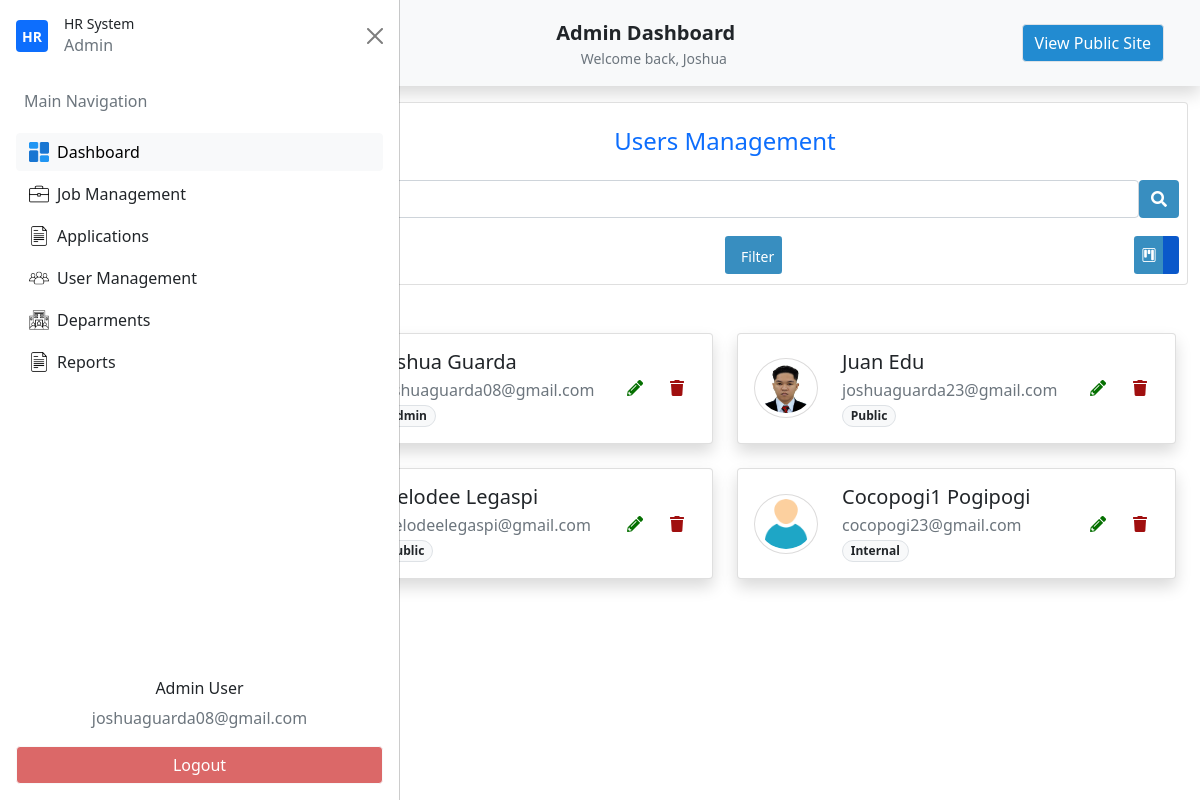
The app's page /admin-get-users/ (signed in), older data.
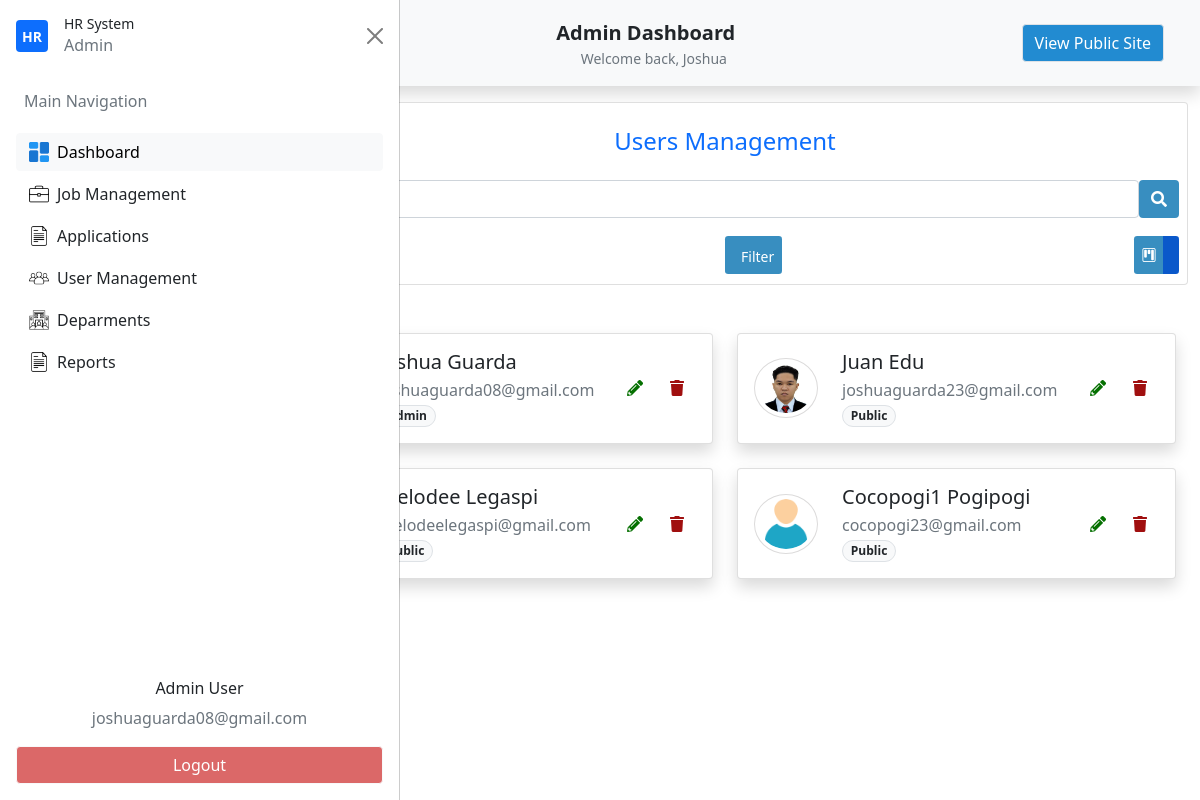
The same page, newer data.
### my_app/models.py (models this page shows, shortened)
class Usertype(db.Model):
    id = db.Column(db.Integer(),primary_key=True)
    name=db.Column(db.String(length=30),unique=True,nullable=False)
    user_type=db.relationship('Users',backref='desig_user',lazy=True)
    def __str__(self):
        return self.name

class Users(db.Model,UserMixin):
    id = db.Column(db.Integer(),primary_key=True)
    firstname=db.Column(db.String(length=30),nullable=False)
    lastname=db.Column(db.String(length=30),nullable=False)
    email_address=db.Column(db.String(length=51),nullable=False)
    password_hash=db.Column(db.String(length=30),nullable=False)
    address_1 = db.Column(db.String(length=120),nullable=True)
    address_2 = db.Column(db.String(length=100),nullable=True)
    brgy_id = db.Column(db.String(),nullable=True)
    munci_id = db.Column(db.String(),nullable=True)
    prov_id = db.Column(db.String(),nullable=True)
    zipcode = db.Column(db.String(),nullable=True)
    mobile_number = db.Column(db.String(length=11),nullable=True)
    phone_number = db.Column(db.String(length=8),nullable=True)
    profile_picture =db.Column(db.String(),nullable=True)
    department_id =db.Column(db.Integer(),db.ForeignKey('department.id'))
    department = db.relationship('Department')
    user_type_id = db.Column(db.Integer(),db.ForeignKey('usertype.id'))
    user_type = db.relationship('Usertype')
    creation_date = db.Column(db.Date(),nullable=False)
    write_date =  db.Column(db.Date(),nullable=False)
    @property
    def password(self):
        raise AttributeError("Password is write-only.")

### my_app/routes.py (the view)
@app.route('/admin-get-users/', methods=["GET"])
@login_required
def admin_dashboard_manage_users():
    users = Users.query.all()
    return render_template('admin/admin_users_management.html', users=users)

### my_app/models.py (called while the page is built)
@login_manager.user_loader
def load_user(user_id):
    return Users.query.get(int(user_id))

### my_app/templates/admin/admin_users_management.html (shortened to what this page needs)
{% extends "admin/admin_dashboard.html"%}
{% block nav%}
<li class="nav-item">
    <button id="nav-btn" type="button" class="btn btn-light fw-normal border" onclick="location.href='{{ url_for('home_page') }}'">
    View Public Site
    </button>
</li>
{% endblock%}
{% block section %}
<section id="UsersManagement">
    <div class="container">
        <div class="row pt-3">
            <div class="col-12">
                <div class="card users-management">
                    <div class="card-body p-2">
                        <div class="text-center">
                            <h4 class="py-3 text-primary">Users Management</h4>
                            <div class="d-flex">
                                <input type="text" class="form-control" placeholder="Search">
                                <button class="btn btn-primary" type="button">
                                    <i class="fas fa-search"></i>
                                </button>
                            </div>
                        </div>
                        <div class="d-flex justify-content-between align-items-center mt-3 flex-wrap">
                            <button type="button" class="btn btn-primary d-none d-md-block" data-bs-toggle="modal" data-bs-target="#CreateUser">Add User</button>
                            <div class="d-none d-md-flex justify-content-between w-50">
                                <div class="btn-group" role="group" aria-label="Basic outlined example">
                                    <button type="button" class="btn btn-sm btn-primary">
                                        <span class="ms-2">Filter</span>
                                    </button>
                                </div>
                                <div class="btn-group" role="group" aria-label="Basic outlined example">
                                    <button id="btn-UsersKanbanView" type="button" class="btn btn-sm btn-primary " data-bs-toggle="tooltip" title="Kanban View">
                                        <i class="bi bi-kanban"></i>
                                    </button>
                                    <button id="btn-UsersTreeView" type="button" class="btn btn-sm btn-primary active" data-bs-toggle="tooltip" title="List View">
                                    </button>
                                </div>
                            </div>
                        </div>
                    </div>
                </div>
            </div>
        </div>
        <section id="UsersManagementKanbanView" class="container">
            <div class="row row-cols-1 row-cols-lg-2 g-4 py-5">
                {% for user in users %}
                    <div class="col">
                        <div class="col" id="user-card-{{ user.id }}">
                            <div class="card shadow h-100">
                                <div class="card-body">
                                    <div class="d-flex flex-wrap align-items-center justify-content-between">
                                        <div class="d-flex align-items-center flex-wrap flex-grow-1 min-w-0">
                                            <img id="user-avatar-{{ user.id }}"
                                            src="{{
                                            url_for('static', filename='uploads/avatars/' + user.profile_picture)
                                            if user.profile_picture
                                            else url_for('static', filename='builtin/icons/person.png')
                                            }}"
                                            onerror="this.onerror=null; this.src='{{ url_for('static', filename='builtin/icons/person.png') }}';"
                                            class="rounded-circle me-3 p-1"
                                            style="border: 1px solid {{ user.department.color if user.department and user.department.color else '#dcdbdb' }};"
                                            width="64" height="60">
                                            <div class="px-2">
                                                <h5 class="mb-1" id="user-name-{{ user.id }}">{{ user.firstname|capitalize }} {{ user.lastname|capitalize }}</h5>
                                                <p class="text-muted mb-0" id="user-email-{{ user.id }}">{{ user.email_address }}</p>
                                                <p class="text-muted mb-0" id="user-type-{{ user.id }}">
                                                    <span class="badge border rounded-pill bg-light text-dark"
                                                        data-user-type-id="{{ user.user_type_id }}">
                                                        {{ user.user_type.name|capitalize }}
                                                    </span>
                                                </p>
                                            </div>
                                        </div>
                                        <div class="btn-group gap-1 mt-3 mt-md-0">
                                            <button type="button" class="btn btn-transparent-success" onclick="openUserEditModal({{user.id}})">
                                                <i class="fas fa-pencil-alt"></i>
                                            </button>
                                            <button type="button" class="btn btn-transparent-danger" onclick="openUserDeleteModal({{user.id}})">
                                                <i class="fas fa-trash"></i>
                                            </button>
                                        </div>
                                    </div>
                                </div>
                            </div>
                        </div>
                    </div>
                {% endfor %}
            </div>
        </section>
    </div>
</section>
{% endblock%}

### my_app/templates/admin/admin_dashboard.html (shortened to what this page needs)
{% extends "dashboard/base_dashboard.html"%}

### my_app/templates/dashboard/base_dashboard.html (shortened to what this page needs)
{% extends "base.html"%}
{% block content %}
    <nav class="navbar navbar-expand-lg navbar-light bg-light shadow p-4 custom-nav-class">
        <div class="container">
            {% if current_user.user_type.name=='admin' or current_user.user_type.name=='internal'%}
                <div class="d-flex w-100 justify-content-between align-items-center position-relative">
                    <button class="btn btn-light d-flex justify-content-center align-items-center p-2 dashboard_side_btn" type="button" data-bs-toggle="offcanvas" data-bs-target="#offcanvasScrolling" aria-controls="offcanvasScrolling">
                    </button>
                    <div class="position-absolute start-50 translate-middle-x text-center">
                        <a class="navbar-brand fw-bold mb-0 text-dark" href="{{ url_for('admin_dashboard') }}">
                            <span>{{ current_user.user_type|capitalize }}</span> Dashboard
                        </a>
                        <div class="text-muted small">Welcome back, {{ current_user.firstname|capitalize }}</div>
                    </div>
                </div>
            {% endif %}
            <div class="collapse navbar-collapse justify-content-center custom-nav-list-dashboard text-nowrap" id="navbarNavAltMarkup">
                <ul class="navbar-nav ms-auto">
                    {% block nav%}
                    {% endblock%}
                </ul>
            </div>
        </div>
    </nav>
    {% if current_user.user_type.name=='admin' or current_user.user_type.name=='internal'%}
    <div class="offcanvas offcanvas-start" data-bs-scroll="true" data-bs-backdrop="false" tabindex="-1" id="offcanvasScrolling" aria-labelledby="offcanvasScrollingLabel">
        <div class="offcanvas-header">
            <div class="d-flex align-items-center gap-2">
                <div class="d-flex align-items-center justify-content-center bg-primary rounded me-2" style="width: 2rem; height: 2rem;">
                    <span class="text-white fw-bold small">HR</span>
                </div>
                <div id="hr-details">
                    <h2 class="fw-semibold small mb-0">HR System</h2>
                    <p class="text-muted text-xs mb-0">{{ current_user.user_type|capitalize }}</p>
                </div>
            </div>
            <button type="button" class="btn-close text-reset" data-bs-dismiss="offcanvas" aria-label="Close"></button>
        </div>
        <div class="offcanvas-body">
            <ul class="nav flex-column gap-1">
                <li class="nav-item">
                    <p class="text-muted text-start px-2">Main Navigation</p>
                </li>
                <li class="nav-item">
                    <button class="btn btn-light w-100 text-start d-flex align-items-center dashboard_side_btn" onclick="location.href='{{ url_for('admin_dashboard') }}'" >
                        <img src="{{ url_for('static', filename='builtin/icons/dashboard.png') }}" width="20" class="me-2">
                        Dashboard
                    </button>
                </li>
                <li class="nav-item">
                   <button class="btn  w-100 text-start d-flex align-items-center dashboard_side_btn">
                         <img src="{{ url_for('static', filename='builtin/icons/briefcase.png') }}" width="20" class="me-2">
                        Job Management
                    </button>
                </li>
                <li class="nav-item">
                    <button class="btn  w-100 text-start d-flex align-items-center dashboard_side_btn">
                         <img src="{{ url_for('static', filename='builtin/icons/file.png') }}" width="20" class="me-2">
                        Applications
                    </button>
                </li>
                <li class="nav-item">
                   <button class="btn  w-100 text-start d-flex align-items-center dashboard_side_btn" onclick="location.href='{{ url_for('admin_dashboard_manage_users') }}'">
                        <img src="{{ url_for('static', filename='builtin/icons/group.png') }}" width="20" class="me-2">
                        User Management
                    </button>
                </li>
                <li class="nav-item">
                   <button class="btn  w-100 text-start d-flex align-items-center dashboard_side_btn">
                         <img src="{{ url_for('static', filename='builtin/icons/corporation.png') }}" width="20" class="me-2">
                        Deparments
                    </button>
                </li>
                <li class="nav-item">
                   <button class="btn  w-100 text-start d-flex align-items-center dashboard_side_btn">
                         <img src="{{ url_for('static', filename='builtin/icons/file.png') }}" width="20" class="me-2">
                        Reports
                    </button>
                </li>
            </ul>
        </div>
        <div class="offcanvas-footer p-3">
            <div class="text-center">
                <h6>{{current_user.user_type|capitalize}} User</h6>
                <p class='text-muted'>{{current_user.email_address}}</p>
            </div>
            <button id="logout-btn" class="btn btn-light w-100" onclick="location.href='{{ url_for('logout_page') }}'">
                Logout
            </button>
        </div>
    </div>
    {% endif %}
    <section class="main-content">
    {% block section %}
    {% endblock%}
    </section>
{% endblock%}

### my_app/templates/base.html (shortened to what this page needs)
<!DOCTYPE html>
<html lang="en">
<head>
    <link href="https://cdn.jsdelivr.net/npm/bootstrap@5.0.2/dist/css/bootstrap.min.css"
      rel="stylesheet"
>
    <link href="https://use.fontawesome.com/releases/v5.6.3/css/all.css" rel="stylesheet">
    <link rel="stylesheet" href="https://cdn.jsdelivr.net/npm/bootstrap-icons@1.3.0/font/bootstrap-icons.css">
    <link href="https://cdn.jsdelivr.net/npm/remixicon@3.2.0/fonts/remixicon.css" rel="stylesheet">
    <link href="https://cdn.datatables.net/1.13.8/css/dataTables.bootstrap5.min.css" rel="stylesheet">
    <link rel="stylesheet" href="https://cdn.datatables.net/select/1.7.0/css/select.bootstrap5.min.css" />
    <link href="https://cdn.jsdelivr.net/npm/x-editable-bs5@1.5.8/dist/bootstrap5-editable/css/bootstrap-editable.css" rel="stylesheet">
    <link rel= "stylesheet" href= "{{ url_for('static',filename='style.css') }}">
</head>
<body>
    {% block content%}
    {% endblock%}
</body>
</html>

### my_app/static/style.css (style rules this page uses)
* { padding: 0; margin: 0; box-sizing: border-box; }
#nav-btn { color: #ffffff; background-color: #228bd1; white-space: nowrap; }
#logout-btn { color: #ffffff; background-color: #db6868; white-space: nowrap; }
body.sidebar-open .navbar { margin-left: 250px; transition: margin 0.3s ease; }
body.sidebar-open .main-content { margin-left: 250px; transition: margin 0.3s ease; }
.main-content,.navbar { transition: margin 0.3s ease; }
.btn-primary, .btn-primary:focus, .btn-primary:active, .btn-primary:focus:active, .btn-primary:focus-visible { background-color: #388ec0; border: none; outline: none; box-shadow: none; transition: transform 0.3s ease, box-shadow 0.2s ease; }
.btn-transparent-success, .btn-transparent-success:focus, .btn-transparent-success:active, .btn-transparent-success:focus:active, .btn-transparent-success:focus-visible { color:#057001 ; border: none; outline: none; box-shadow: none; transition: transform 0.3s ease; }
.btn-transparent-danger, .btn-transparent-danger:focus, .btn-transparent-danger:active, .btn-transparent-danger:focus:active, .btn-transparent-danger:focus-visible { color:#a00f0f ; border: none; outline: none; box-shadow: none; transition: transform 0.3s ease; }

Row changes from the older to the newer data that the page shows:
changed Users "Cocopogi1": user_type.name "Internal" → "Public"
